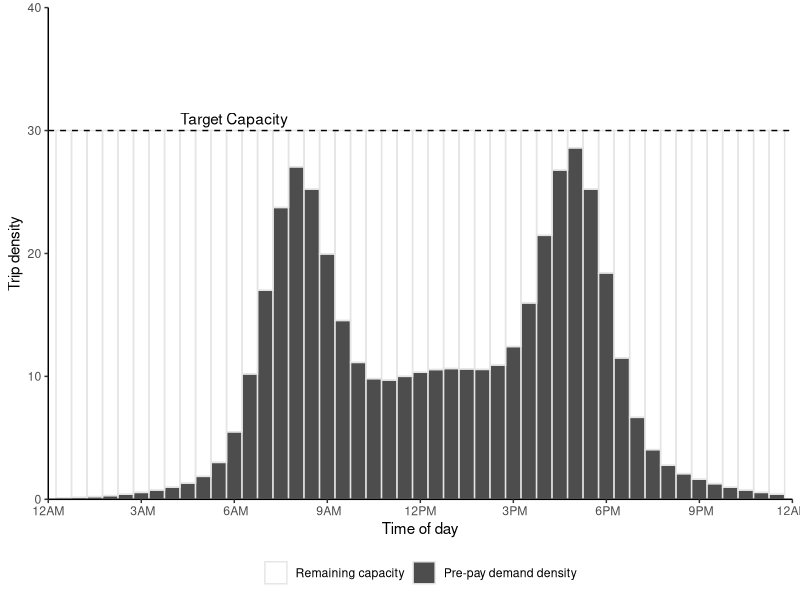
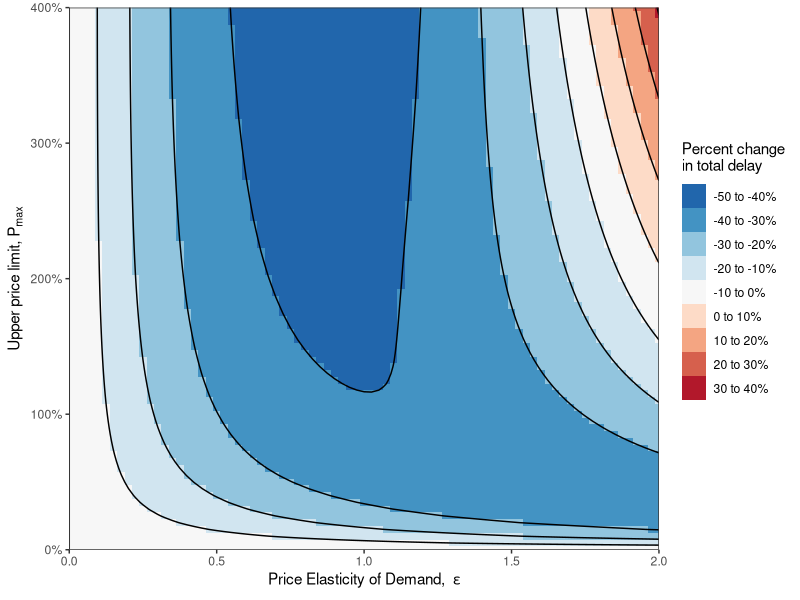
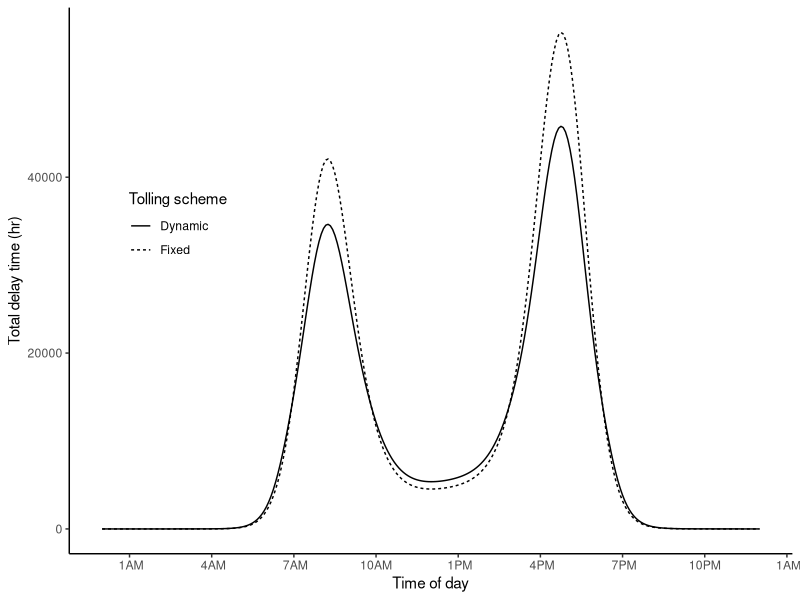
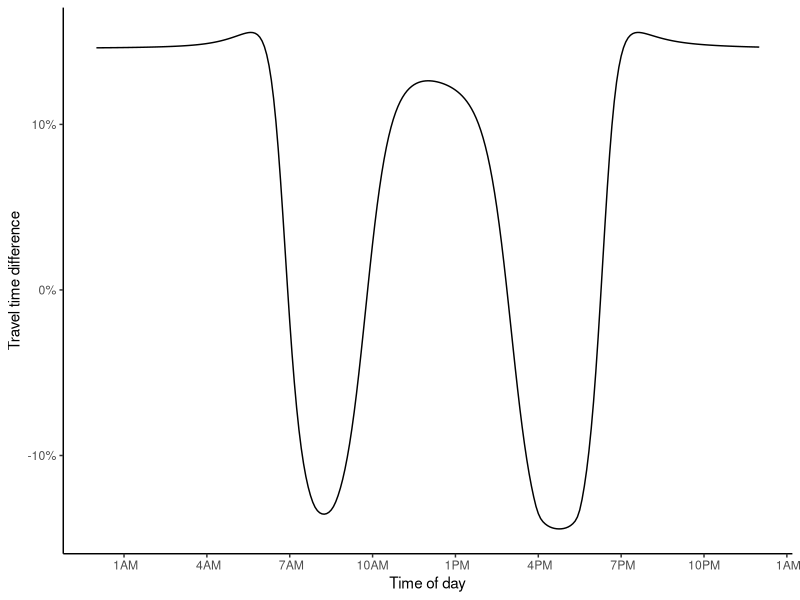
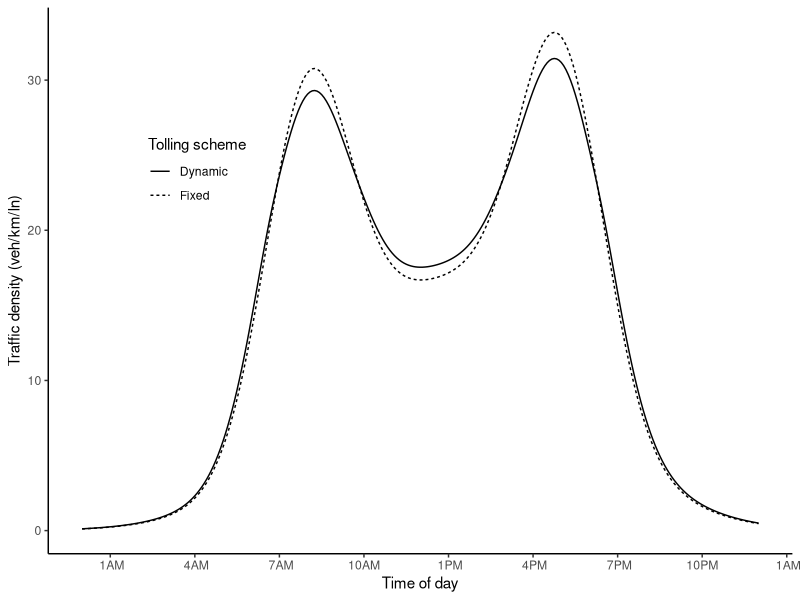
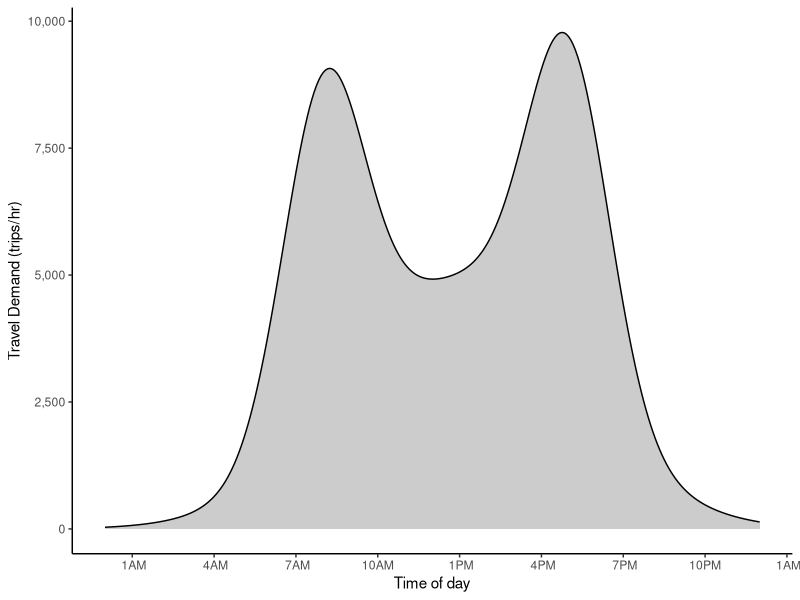
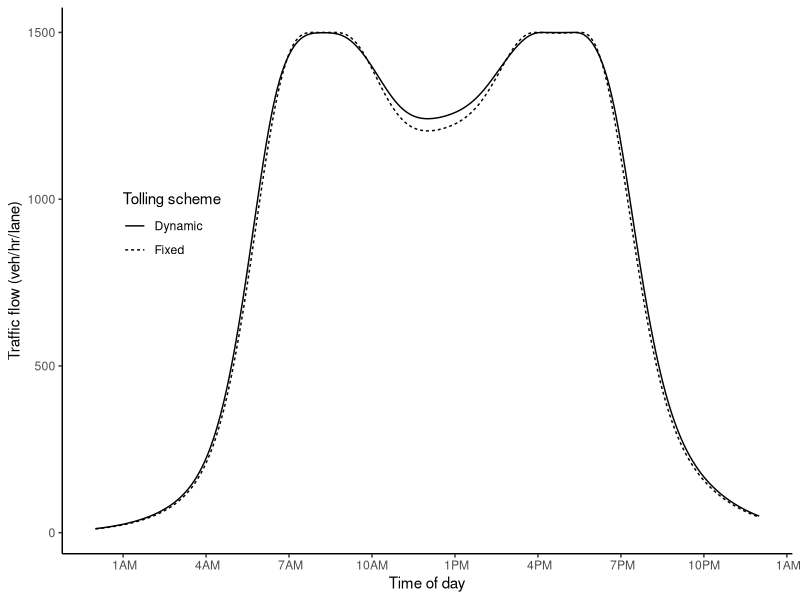
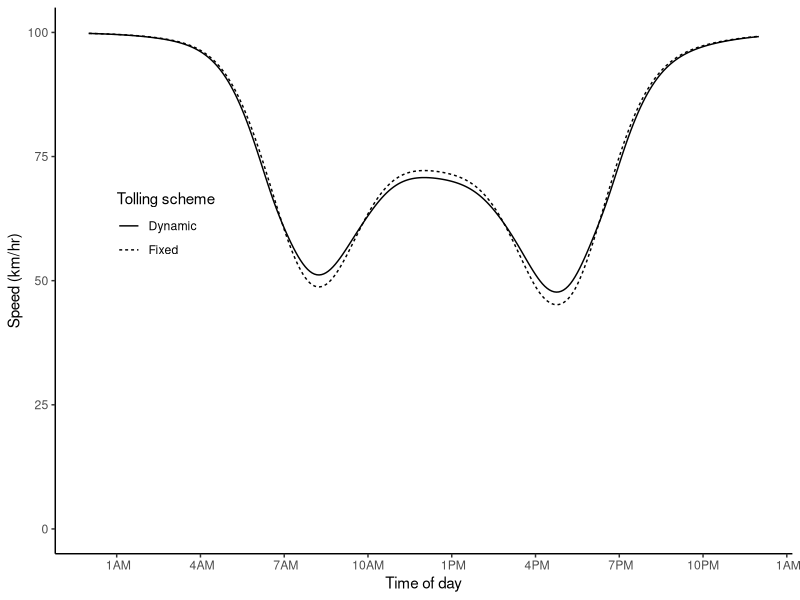

Generate these figures, in order, with R:

library(data.table)
library(ggplot2)
library(scales)
# library(extrafont)

#### Functions ####

#Pricing function
fun.price <- function(k, pmin, pmax, a, b)  pmin + (pmax-pmin)/(1 + exp(a-b*k))

#Elasticity function
fun.elasticdemand <- function(k,p1,p2,E) k + k*(exp(-E*(p2-p1)/(p2+p1))-1)
#fun.elasticdemand <- function(k,p1,p2,E) k*((p2-p1)/p1)^-E

#Demand distribution (Manually constructed for this example)
fun.demanddist <- function(scale, t,sd) scale*(dnorm(t,mean=8,sd) + dnorm(t,mean=17,sd) + dnorm(t,mean=12,sd=4) + dnorm(t,mean=14,sd=4))


#Flow-density function, linear-parabolic
fun.flowdensity_linpara <- function(k) {
  k0 = -(k_j^2 - 2*k_j*k_c - sqrt(k_j*(-2*k_c^3 + 5*k_j*k_c^2 - 4*k_c*k_j^2 + k_j^3))) / k_c
  
  sapply(k, function(k)
    if(k <= k0) 
      v_f*k
    else
      (k_c*v_f/2)*(1 - ((k - k_c)^2)/((k_j - k_c)^2))
  )
}

#Flow-density function, double parabolic
fun.flowdensity <- function(k) {
  sapply(k, function(k)
    if(k <= k_c) 
      k*v_f*(1 - (k/(2*k_c)))
    else
      (k_c*v_f/2)*(1 - ((k - k_c)^2)/((k_j - k_c)^2))
  )
}

#Flow-density function, linear by daganzo
fun.flowdensity_dag <- function(k) {
  sapply(k, function(k)
    if(k <= k_c/2)
      v_f*k
    else
      (v_f*k_c/2)*(1 + ( (k_c - 2*k)/(2*k_j - k_c) ) )
  )
}

#Flow-density function, linear by greenshields
fun.flowdensity_green <- function(k) {
  sapply(k, function(k)
    k*v_f*(1 - (k/(2*k_c))) 
  )
}

#### Parameters ####
L = 7
v_f = 100 #Free flow speed
k_j = 120 #Jam density
k_c = 30 #Critical density
E = 0.3
trips = 100000
inc = 5/60
t = seq(0,24,by=inc)
a = 7
b = 0.3
pfix = 8
pmin = 0*pfix/2
pmax = pfix*4
nlanes = 6 #lanes

#### Run with varying pmax and elasticity ####
#Set up combination matrix
datvar = as.data.table(expand.grid(tval = t,
                                   elas = seq(0,2, by=0.025),
                                   surge = seq(0, 4, by = 0.05)))
#Assign fixed price & scaled price
datvar[ , price1 := pfix]
datvar[ , pmax := pfix*surge]
#Calculate demand dist for each combo
datvar[ , k1 := fun.demanddist(85, tval, 1.5), by = .(elas,surge)]
#Calculate flow and number of trips for fixed price
datvar[ , mu1 := trips*k1/sum(k1)/inc/nlanes, by = .(elas,surge)]
datvar[ , q1 := fun.flowdensity(k1), by = .(elas,surge)]
datvar[ , n1 := trips*k1/sum(k1), by = .(elas,surge)]
datvar[ , v1 := q1/k1, by = .(elas,surge)]
#Calculate new price the previous demand
datvar[ , price2 := fun.price(k1, pmin, pmax, a, b)]
#Calculate new density, flow, and number of trips from price
datvar[ , k2 := fun.elasticdemand(k1,price1,price2,elas), by = .(elas,surge)]
datvar[ , k2 := sum(k1)*k2/sum(k2), by = .(elas,surge)]
datvar[ , mu2 := trips*k2/sum(k2)/inc/nlanes, by = .(elas,surge)]
datvar[ , q2 := fun.flowdensity(k2), by = .(elas,surge)]
datvar[ , n2 := trips*k2/sum(k2), by = .(elas,surge)]
datvar[ , v2 := q2/k2, by = .(elas,surge)]

#Delay
datvar[ , d1 := n1*L*((1/v1) - (1/v_f)), by = .(elas,surge)]
datvar[ , d2 := n2*L*((1/v2) - (1/v_f)), by = .(elas,surge)]
datvar[ , delaydiff := (n2*v1*(v_f - v2))/(n1*v2*(v_f - v1)) - 1, by = .(elas,surge)]

#Revenue
datvar[ , rev1 := n1*price1]
datvar[ , rev2 := n2*price2]
#Cumulative sum
datvar[ , sumrev1 := cumsum(rev1)]
datvar[ , sumrev2 := cumsum(rev2)]

#Time
datvar[ , time := as.POSIXct('2000-01-01 00:00:00 EST', tz='EST') + (3600*tval)]

#Check sum, make sure the same number of total trips happen
datvar[ , lapply(.SD, sum),.SDcols = c("k1","k2"), by = .(elas,surge)][, all.equal(k1,k2)]
datvar[ , lapply(.SD, sum),.SDcols = c("mu1","mu2"), by = .(elas,surge)][, all.equal(mu1,mu2)]
datvar[ , lapply(.SD, sum),.SDcols = c("n1","n2"), by = .(elas,surge)][, all.equal(n1,n2)]
datvar[ , lapply(.SD, sum),.SDcols = c("q1","q2"), by = .(elas,surge)][, all.equal(q1,q2)]

#Export the percent difference between aggregate total revenue and travel time
varmat <- datvar[ , list("revdiff" = (sum(rev2) - sum(rev1))/sum(rev1),
                         "delaydiff" = (sum(d2*n2) - sum(d1*n1))/sum(d1*n1) ), by = .(elas,surge)]


#Minimum pmax for revenue neutrality
pmax_rev <- varmat[round(elas,4) == E & revdiff >= 0, ][which.min(revdiff), surge]

#Use this Pmax?
pmax = pmax_rev


#### Run for the constant parameters ####
dat = data.table(t=t, k1 = fun.demanddist(85,t,1.5), price1 = pfix)
dat[ , mu1 := trips*k1/sum(k1)/inc/nlanes ]
dat[ , q1 := fun.flowdensity(k1) ]
dat[ , n1 := trips*k1/sum(k1) ]
dat[ , v1 := q1/k1]
dat[ , price2 := fun.price(k1, pmin, pmax, a, b)]

dat[ , k2 := fun.elasticdemand(k1,price1,price2,E)]
dat[ , k2 := sum(k1)*k2/sum(k2)]
dat[ , mu2 := trips*k2/sum(k2)/inc/nlanes ]
dat[ , q2 := fun.flowdensity(k2) ]
dat[ , n2 := trips*k2/sum(k2) ]
dat[ , v2 := q2/k2]

#Delay
dat[ , d1 := n1*L*((1/v1) - (1/v_f))]
dat[ , d2 := n2*L*((1/v2) - (1/v_f))]
dat[ , delaydiff := (n2*v1*(v_f - v2))/(n1*v2*(v_f - v1)) - 1 ]

#Check to make sure they're the same
# all.equal(dat[ , (d2 - d1)/d1 ],
#           dat[ , (n2*v1*(v_f - v2))/(n1*v2*(v_f - v1)) - 1 ])


#Revenue
dat[ , rev1 := n1*price1]
dat[ , rev2 := n2*price2]
#Revenue per hour
dat[ , rev1hr := rev1/inc]
dat[ , rev2hr := rev2/inc]
#Cumulative sum
dat[ , sumrev1 := cumsum(n1*price1)]
dat[ , sumrev2 := cumsum(n2*price2)]

#Time
dat[ , time := as.POSIXct('2000-01-01 00:00:00 EST', tz='EST') + (3600*t)]

#Check sum, make sure the same number of total trips happen
dat[ , lapply(.SD, sum),.SDcols = c("k1","k2")]
dat[ , lapply(.SD, sum),.SDcols = c("n1","n2")]
dat[ , lapply(.SD, sum),.SDcols = c("mu1","mu2")]
dat[ , lapply(.SD, sum),.SDcols = c("q1","q2")]

#Percent change in delay
deltadelay <- dat[ , (sum(d2*n2) - sum(d1*n1))/sum(d1*n1)]
#Percent change in revenue
deltarevenue <- dat[ , (sum(rev2) - sum(rev1))/sum(rev1)]

#### Plotting

#### Plots: Function Plots ####

#### Kernal Density 
#rand = data.table(rand = c(rlnorm(50, sd=0.5), rnorm(50, mean=3, sd=0.5)))
#rand = data.table(rand = rlnorm(5))
rand = data.table(rand = c(-2.1,-1.3,-0.4,1.9,5.1,6.2))
dens = density(rand$rand, kernel = 'gaussian', bw=sqrt(2.25))

plot.kernel <- ggplot(rand, aes(rand)) +
  geom_rug() +
  geom_histogram(aes(y=4*..density..), binwidth=dens$bw, alpha=0.2) +
  geom_density(aes(y=..count..), bw=dens$bw) +
  scale_y_continuous("Density", limits = c(0, 1)) +
  scale_x_continuous("Random value", limits = c(-7.5,12)) +
  theme_classic() 
#theme(text=element_text(family="Times New Roman"))
for(x in rand$rand) plot.kernel <- plot.kernel + stat_function(fun = dnorm, args = list(mean = x, sd = dens$bw), linetype=2)
# plot.kernel


#### Elasticity Plot
elabs <- c(bquote(epsilon ==~.(E/2)), bquote(epsilon ==~.(E)), bquote(epsilon ==~.(2*E)))

plot.elasticity <- ggplot(data.frame(x = c(0, 1)), aes(x)) + 
  stat_function(fun = function(x) exp(-0.5*E*x)-1, aes(linetype = "E/2", color = "E/2"), alpha = 0.5) +
  stat_function(fun = function(x) exp(-E*x)-1, aes(linetype = "E", color = "E")) +
  stat_function(fun = function(x) exp(-2.0*E*x)-1, aes(linetype = "2E", color = "2E"), alpha = 0.5) +
  geom_vline(xintercept = 0, linetype="dotted") +
  geom_hline(yintercept = 0, linetype="dotted") +
  #annotate("text", x=-0.4, y=-.25, label = paste("Constant elasticity =",E)) + #, family = "Times New Roman") +
  scale_x_continuous(expression(Delta~"Price"), labels = scales::percent, limits = c(-1,1)) +
  scale_y_continuous(expression(Delta~"Demand"), labels = scales::percent, limits = c(-0.5,0.5)) +
  scale_color_brewer("Elasticity", palette = "Set1", limits = c("E/2","E","2E"), labels = elabs) +
  scale_linetype_manual("Elasticity", values = c(2,1,5), limits = c("E/2","E","2E"), labels = elabs) +
  theme_classic()
# theme(text=element_text(family="Times New Roman"))
# plot.elasticity

#### Pricing function
plabs <- c(bquote(P[max] ==~"$"*.(pmax/2)), bquote(P[max] ==~"$"*.(pmax)), bquote(P[max] ==~"$"*.(2*pmax)))

plot.price <- ggplot(data.frame(x = c(0, 40)), aes(x)) + 
  stat_function(fun = fun.price, args = list(pmin, 0.5*pmax, a, b), aes(linetype = "pmax/2", color = "pmax/2"), alpha = 0.5) +
  stat_function(fun = fun.price, args = list(pmin, pmax, a, b), aes(linetype = "pmax", color = "pmax")) +
  stat_function(fun = fun.price, args = list(pmin, 2*pmax, a, b), aes(linetype = "2pmax", color = "2pmax"), alpha = 0.5) +
  scale_y_continuous("Price ($/veh)", labels = scales::dollar, limits = c(0,2*pmax)) +
  scale_x_continuous("Traffic density (veh/km/lane)") +
  scale_color_brewer(expression("Upper price limit,"~P[max]), palette = "Set1", limits = c("pmax/2","pmax","2pmax"), labels = plabs) +
  scale_linetype_manual(expression("Upper price limit,"~P[max]), values = c(2,1,5), limits = c("pmax/2","pmax","2pmax"), labels = plabs) +
  theme_classic()
# theme(text=element_text(family="Times New Roman"))
# plot.price


#### Flow-density function
flabs = c("Bi-parabolic","Bi-linear (Daganzo)","Parabolic (Greenshields)")

plot.flowdensity <- ggplot(data.frame(k = c(0, 40)), aes(k)) + 
  stat_function(fun = fun.flowdensity, aes(linetype = "para", color = "para")) +
  stat_function(fun = fun.flowdensity_dag, aes(linetype = "dag", color = "dag"), alpha = 0.5) +
  stat_function(fun = fun.flowdensity_green, aes(linetype = "green", color = "green"), alpha = 0.5) +
  scale_y_continuous("Traffic flow (veh/hr/lane)", labels = scales::comma, breaks = seq(0, 1500, by = 250), expand = c(0,0)) +
  scale_x_continuous("Traffic density (veh/km/lane)", limits = c(0, 150), breaks = seq(0, 150, by = 25), expand = c(0,0)) +
  scale_color_brewer("Traffic Flow Model", palette = "Set1", limits = c("para","dag","green"), labels = flabs) +
  scale_linetype_manual("Traffic Flow Model", values = c(1,2,5), limits = c("para","dag","green"), labels = flabs) +
  coord_cartesian(xlim = c(0,155), ylim = c(0,1550)) +
  theme_classic() +
  theme(legend.position = "none", 
        legend.background = element_blank())
  #text=element_text(family="Times New Roman"))
# plot.flowdensity


#### Speed-density function
plot.speeddensity <- ggplot(data.frame(k = c(0, 40)), aes(k)) + 
  stat_function(fun = function(k) fun.flowdensity(k)/k, aes(linetype = "para", color = "para")) +
  stat_function(fun = function(k) fun.flowdensity_dag(k)/k, aes(linetype = "dag", color = "dag"), alpha = 0.5) +
  stat_function(fun = function(k) fun.flowdensity_green(k)/k, aes(linetype = "green", color = "green"), alpha = 0.5) +
  scale_y_continuous("Traffic speed (km/hr)", labels = scales::comma, breaks = seq(0, 100, by = 25), expand = c(0,0)) +
  scale_x_continuous("Traffic density (veh/km/lane)", limits = c(0, 150), breaks = seq(0, 150, by = 25), expand = c(0,0)) +
  scale_color_brewer("Traffic Flow Model", palette = "Set1", limits = c("para","dag","green"), labels = flabs) +
  scale_linetype_manual("Traffic Flow Model", values = c(1,2,5), limits = c("para","dag","green"), labels = flabs) +
  coord_cartesian(xlim = c(0,155), ylim = c(0,120)) +
  theme_classic() +
  theme(legend.position = c(0.75,0.5), 
        legend.background = element_blank())
#text=element_text(family="Times New Roman"))
# plot.flowdensity


#### Discretized time Density Distributions
captime = data.table(t = seq(0, 24, by = 0.5),
                     time = as.POSIXct('2000-01-01 00:00:00 EST', tz='EST') + (3600*seq(0, 24, by = 0.5)),
                     k = fun.demanddist(55, seq(0, 24, by = 0.5), 1),
                     cap = 30)
captime[ , diff := cap - k ]
#captime[diff < 0, diff := abs(diff) + cap]
captime[diff < 0, diff := 0]
captime <- melt(captime, id.vars = c("t","time","cap"))
captime[ , variable := factor(variable, levels = c("diff","k"))]

plot.captime <- ggplot(captime) + 
  #geom_col(aes(x=time,y=k), color = alpha("white",0)) +
  #geom_col(aes(x=time,y=cap, color = "Density of pre-purchased time slots"), width = 0, fill = alpha("white",0)) +
  geom_col(aes(x=time, y = value, fill = variable), color = "gray90", width = 1800, position = "stack") +
  scale_fill_manual(NULL, values = c(alpha("white",0),"gray30"), labels = c("Remaining capacity","Pre-pay demand density")) +
  geom_hline(yintercept = captime$cap[1], linetype = "dashed") +
  annotate("text", x = as.POSIXct('2000-01-01 06:00:00 EST', tz='EST'), y = 30, label = "Target Capacity", vjust = -0.5) +
  scale_y_continuous("Trip density", expand = c(0,0), limits = c(0,40)) +
  scale_x_datetime("Time of day", labels = date_format("%l%p", tz='EST'), date_breaks = "3 hour", expand = c(0,0),
                   limits = c(as.POSIXct('2000-01-01 00:00:00 EST', tz='EST'),as.POSIXct('2000-01-01 24:00:00 EST', tz='EST'))) +
  theme_classic() +
  theme(legend.position = "bottom", 
        legend.background = element_blank())
#text=element_text(family="Times New Roman"))
# plot.captime


#### Demand Distribution
plot.demanddist <- ggplot(dat) + 
  geom_area(aes(x=time,y=n1/inc), fill = "gray80", color = "black") + 
  scale_y_continuous("Travel Demand (trips/hr)", labels = scales::comma) +
  scale_x_datetime("Time of day", labels = date_format("%l%p", tz='EST'), date_breaks = "3 hour",
                   limits = c(as.POSIXct('2000-01-01 00:00:00 EST', tz='EST'),as.POSIXct('2000-01-01 24:00:00 EST', tz='EST'))) +
  theme_classic() +
  theme(legend.position = c(0.2,0.7), 
        legend.background = element_blank())
#text=element_text(family="Times New Roman"))
# plot.demanddist



#### Plots: Heatmap matrix comparisons ####

#### Total revenue by Elasticity vs Pmax
revcuts = seq(-125, 125, by = 25)
revlabs <- paste0(paste(round(revcuts)[-length(revcuts)],
                        round(revcuts[-1]), sep = " to "),"%")

plot.revmat <- ggplot(varmat, aes(x = elas, y = surge)) +
  geom_raster(aes(fill = cut(100*revdiff, revcuts))) +
  geom_contour(breaks = revcuts, aes(z = 100*revdiff), color = "black") +
  scale_x_continuous(expression("Price Elasticity of Demand, "~epsilon), expand = c(0,0)) +
  scale_y_continuous(expression("Upper price limit,"~P[max]), expand = c(0,0),
                     labels = scales::percent_format()) +
  scale_fill_brewer(expression("Percent change in revenue\n(Dynamic vs Fixed)"),
                    palette = "RdBu", label = revlabs) +
  coord_cartesian(xlim = c(0, max(varmat$elas)), ylim = c(0,max(varmat$surge))) +
  theme_bw()
# plot.revmat


#### Travel time by Elasticity vs Pmax
delaycuts = seq(-50, 50, by = 10)
delaylabs = paste0(paste(round(delaycuts)[-length(delaycuts)], 
                        round(delaycuts[-1]), sep = " to "),"%")
# delaylabs <- gsub("-Inf to ", "\u2264", delaylabs)
# delaylabs[grepl(" to Inf", delaylabs)] <- paste0(">", gsub(" to Inf", "", delaylabs[grepl(" to Inf", delaylabs)]))

plot.delaymat <- ggplot(varmat, aes(x = elas, y = surge)) +
  geom_raster(aes(fill = cut(100*delaydiff, delaycuts))) +
  geom_contour(breaks = delaycuts, aes(z = 100*delaydiff), color = "black") +
  scale_x_continuous(expression("Price Elasticity of Demand, "~epsilon), expand = c(0,0)) +
  scale_y_continuous(expression("Upper price limit,"~P[max]), expand = c(0,0),
                     labels = scales::percent_format()) +
  scale_fill_brewer(expression("Percent change\nin total delay"),
                    palette = "RdBu", label = delaylabs, direction = -1) +
  coord_cartesian(xlim = c(0, max(varmat$elas)), ylim = c(0,max(varmat$surge))) +
  theme_bw()
# plot.delaymat


#### Plots: Time series distribution results plots ####

#### Demand Density Distributions (Same as flow, but with density)
plot.demanddensity <- ggplot(dat) + 
  geom_line(aes(x=time,y=k1, linetype="Fixed")) + 
  geom_line(aes(x=time,y=k2, linetype="Dynamic")) + 
  scale_y_continuous("Traffic density (veh/km/ln)") +
  scale_linetype("Tolling scheme") +
  scale_x_datetime("Time of day", labels = date_format("%l%p", tz='EST'), date_breaks = "3 hour",
                   limits = c(as.POSIXct('2000-01-01 00:00:00 EST', tz='EST'),as.POSIXct('2000-01-01 24:00:00 EST', tz='EST'))) +
  theme_classic() +
  theme(legend.position = c(0.2,0.7), 
        legend.background = element_blank())
        #text=element_text(family="Times New Roman"))
# plot.demanddensity

#### Demand flow distributions (Same as density, but with flow)
plot.demandflow <- ggplot(dat) + 
  geom_line(aes(x=time,y=q1, linetype="Fixed")) + 
  geom_line(aes(x=time,y=q2, linetype="Dynamic")) +
  # geom_line(aes(x=time,y=mu1, linetype="Fixed", color = "Fixed")) + 
  # geom_line(aes(x=time,y=mu2, linetype="Dynamic", color = "Dynamic")) + 
  scale_y_continuous("Traffic flow (veh/hr/lane)") +
  scale_linetype("Tolling scheme") +
  scale_x_datetime("Time of day", labels = date_format("%l%p", tz='EST'), date_breaks = "3 hour",
                   limits = c(as.POSIXct('2000-01-01 00:00:00 EST', tz='EST'),as.POSIXct('2000-01-01 24:00:00 EST', tz='EST'))) +
  theme_classic() +
  theme(legend.position = c(0.15,0.6),
        legend.background = element_blank())
        #text=element_text(family="Times New Roman"))
# plot.demandflow

#### Demand speed distributions
plot.demandspeed <- ggplot(dat) + 
  geom_line(aes(x=time,y=v1, linetype="Fixed")) + 
  geom_line(aes(x=time,y=v2, linetype="Dynamic")) + 
  scale_y_continuous("Speed (km/hr)", limits = c(0,100)) +
  scale_linetype("Tolling scheme") +
  scale_x_datetime("Time of day", labels = date_format("%l%p", tz='EST'), date_breaks = "3 hour",
                   limits = c(as.POSIXct('2000-01-01 00:00:00 EST', tz='EST'),as.POSIXct('2000-01-01 24:00:00 EST', tz='EST'))) +
  theme_classic() +
  theme(legend.position = c(0.15,0.6))
#text=element_text(family="Times New Roman"))
# plot.demandspeed

#### Demand delay
plot.demanddelay <- ggplot(dat) + 
  geom_line(aes(x=time,y=n1*d1, linetype="Fixed")) + 
  geom_line(aes(x=time,y=n2*d2, linetype="Dynamic")) +
  scale_y_continuous("Total delay time (hr)") +
  scale_linetype("Tolling scheme") +
  scale_x_datetime("Time of day", labels = date_format("%l%p", tz='EST'), date_breaks = "3 hour",
                   limits = c(as.POSIXct('2000-01-01 00:00:00 EST', tz='EST'),as.POSIXct('2000-01-01 24:00:00 EST', tz='EST'))) +
  theme_classic() +
  theme(legend.position = c(0.15,0.6))
#text=element_text(family="Times New Roman"))
# plot.demanddelay


#### Demand delay difference
plot.demanddelaydiff <- ggplot(dat) + 
  geom_line(aes(x=time,y=delaydiff)) +
  scale_y_continuous("Travel time difference", labels = scales::percent_format()) +
  scale_x_datetime("Time of day", labels = date_format("%l%p", tz='EST'), date_breaks = "3 hour",
                   limits = c(as.POSIXct('2000-01-01 00:00:00 EST', tz='EST'),as.POSIXct('2000-01-01 24:00:00 EST', tz='EST'))) +
  theme_classic() +
  theme(legend.position = c(0.15,0.6))
#text=element_text(family="Times New Roman"))
# plot.demanddelaydiff

#### Toll price distribution
plot.toll <- ggplot(dat) +  
  geom_line(aes(x=time,y=price1, linetype="Fixed")) + 
  geom_line(aes(x=time,y=price2, linetype="Dynamic")) + 
  scale_y_continuous("Price ($/veh)", labels = scales::dollar, limits = c(0,pmax)) +
  scale_linetype("Tolling scheme") +
  scale_x_datetime("Time of day", labels = date_format("%l%p", tz='EST'), date_breaks = "3 hour",
                   limits = c(as.POSIXct('2000-01-01 00:00:00 EST', tz='EST'),as.POSIXct('2000-01-01 23:00:00 EST', tz='EST'))) +
  theme_classic() +
  theme(legend.position = c(0.2,0.7),
        legend.background = element_blank())
        #text=element_text(family="Times New Roman"))
# plot.toll

#### Revenue distribution
plot.revenue <- ggplot(dat) + 
  geom_line(aes(x=time,y=rev1, linetype=paste0("Fixed toll,\nTotal revenue: ", scales::dollar(sum(dat$rev1))))) +
  geom_line(aes(x=time,y=rev2, linetype=paste0("Dynamic toll,\nTotal revenue: ", scales::dollar(sum(dat$rev2))))) +
  scale_y_continuous(expression("Revenue per hour ($/hr)"), labels = scales::dollar) +
  scale_x_datetime("Time of day", labels = date_format("%l%p", tz='EST'), date_breaks = "3 hour",
                   limits = c(as.POSIXct('2000-01-01 00:00:00 EST', tz='EST'),
                              as.POSIXct('2000-01-01 24:00:00 EST', tz='EST'))) +
  scale_linetype(NULL) +
  # annotate("text", x=as.POSIXct('2000-01-01 24:00:00 EST', tz='EST'), y=0.5*max(dat$rev2),
  #          label = paste0(paste0("Fixed toll: ", scales::dollar(sum(dat$rev1))),"\n",
  #                         paste0("Dynamic toll: ", scales::dollar(sum(dat$rev2)))), hjust = 0, size = 4) +
  theme_classic() +
  theme(legend.position = "bottom",
        legend.background = element_blank())
        #text=element_text(family="Times New Roman"))
# plot.revenue


#### Cumulative revenue
plot.revsum <- ggplot(dat) + 
  geom_line(aes(x=time,y=sumrev1, linetype="Fixed")) +
  geom_line(aes(x=time,y=sumrev2, linetype="Dynamic")) +
  scale_y_continuous("Total revenue ($)", labels = scales::dollar) +
  scale_linetype(NULL) +
  scale_x_datetime("Time of day", labels = date_format("%l%p", tz='EST'), date_breaks = "3 hour",
                   limits = c(as.POSIXct('2000-01-01 00:00:00 EST', tz='EST'),as.POSIXct('2000-01-01 24:00:00 EST', tz='EST'))) +
  theme_classic() +
  theme(legend.position = c(0.2,0.7),
        legend.background = element_blank())
#text=element_text(family="Times New Roman"))
# plot.revsum



#### Saving ####
# ggsave("../figures/toyprice.pdf", plot.price, device = cairo_pdf, width=4.25, height=2, units = "in")
# ggsave("../figures/toyelasticity.pdf", plot.elasticity, device = cairo_pdf, width=4.25, height=2, units = "in")
# ggsave("../figures/toydemand.pdf", plot.demanddensity, device = cairo_pdf, width=4.25, height=2, units = "in")
# ggsave("../figures/toytoll.pdf", plot.toll, device = cairo_pdf, width=4.25, height=2, units = "in")
# ggsave("../figures/toyrevenue.pdf", plot.revenue, device = cairo_pdf, width=4.25, height=2, units = "in")
# ggsave("../figures/KDE.pdf", plot.kernel, device = cairo_pdf, width=4.25, height=2, units = "in")
